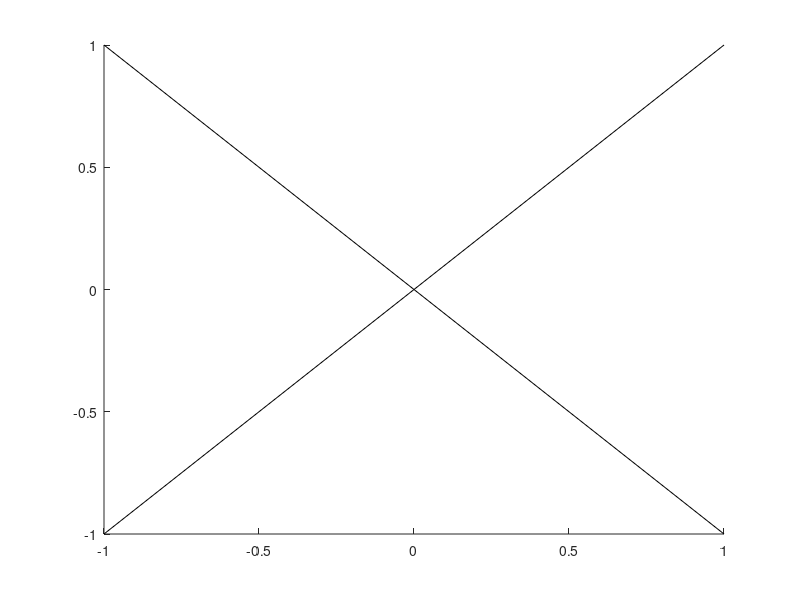

This chart was generated by the following MATLAB code: (Note: this script raises an error after producing the figure.)
function [] = fig4b_decisionStrategies(lagGroups, whichmodulator)

if ~exist('lagGroups', 'var'), lagGroups = 1; end
if ~exist('whichmodulator', 'var'); whichmodulator = 'rt'; end

% ========================================================= %
% panel B: decision strategy for lags 1-3
% ========================================================= %

clc;

%subplot(442);
hold on;
plot([-1 1], [-1 1], 'color', 'k', 'linewidth', 0.5);
plot([-1 1], [1 -1], 'color', 'k', 'linewidth', 0.5);

load('~/Data/pupilUncertainty/GrandAverage/sjcolormap.mat');
load(sprintf('~/Data/pupilUncertainty/GrandAverage/historyweights_%s.mat', 'plain'));

for sj = 1:27,
    h = ploterr(dat.response(sj, 1), dat.stimulus(sj, 1), ...
        {dat.responseCI(sj, 1, 1) dat.responseCI(sj, 1, 2)}, ...
        {dat.stimulusCI(sj, 1, 1) dat.stimulusCI(sj, 1, 2)}, '.', 'abshhxy', 0);
    set(h(1), 'color', mycolmap(sj, :), 'markerfacecolor', mycolmap(sj, :));
    set(h(2), 'color', mycolmap(sj, :), 'linewidth', 0.5);
    set(h(3), 'color', mycolmap(sj, :), 'linewidth', 0.5);
end

% also show the mean
h = ploterr(mean(mean(dat.response(:, lagGroups), 2)), mean(mean(dat.stimulus(:, lagGroups), 2)), ...
    std(mean(dat.response(:, lagGroups), 2)), ...
    std(mean(dat.stimulus(:, lagGroups), 2)), ...
    'o', 'abshhxy', 0);
set(h(1), 'markeredgecolor', 'k', 'markerfacecolor', 'w', 'markersize', 4);
set(h(2), 'color', 'k');
set(h(3), 'color', 'k');

% start with text
fz = 6;
text(0, 0.36, 'win stay', 'horizontalalignment', 'center', 'fontsize', fz);
text(0, 0.32, 'lose switch', 'horizontalalignment', 'center', 'fontsize', fz);

text(0, -0.32, 'win switch', 'horizontalalignment', 'center', 'fontsize', fz);
text(0, -0.36, 'lose stay', 'horizontalalignment', 'center', 'fontsize', fz);

text(0.36, .05, 'stay', 'rotation', 270, 'fontsize', fz);
text(-0.36, -.06, 'switch', 'rotation', 90, 'fontsize', fz);

% layout
maxlim = 0.45;
xlim([-maxlim maxlim]); ylim([-maxlim maxlim]);
maxlim = 0.4;
set(gca, 'xtick', -maxlim:maxlim:maxlim, 'ytick', -maxlim:maxlim:maxlim);
xlabel('Response weight'); ylabel('Stimulus weight');
box on; axis square;

print(gcf, '-dpdf', sprintf('~/Dropbox/Figures/uncertainty/fig4c_decisionStrategies.pdf'));
